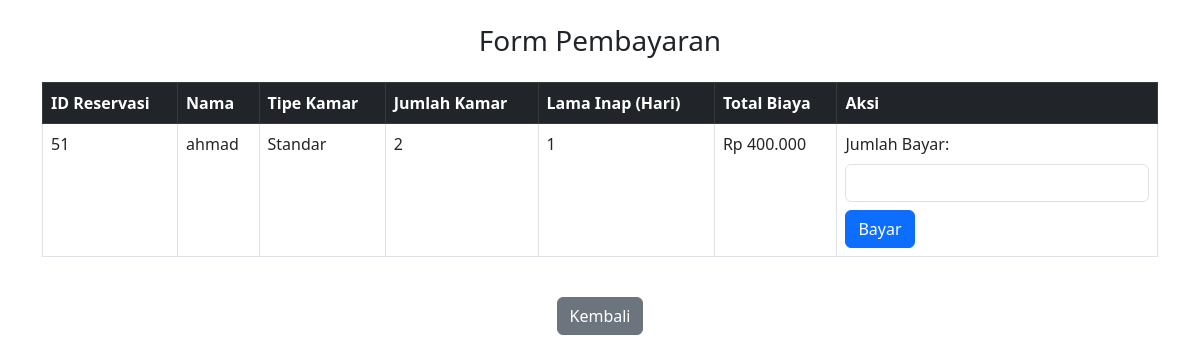
The app's page /form_pembayaran.php?id_reservasi=51 (signed in) with its own data.
### tables this page shows
CREATE TABLE `reservasi` (
  `id_reservasi` int NOT NULL,
  `id_tamu` int DEFAULT NULL,
  `id_kamar` int DEFAULT NULL,
  `jumlah_kamar` int NOT NULL,
  `checkin` date NOT NULL,
  `checkout` date NOT NULL,
  `lama_inap` int GENERATED ALWAYS AS ((to_days(`checkout`) - to_days(`checkin`))) STORED,
  `total_biaya` decimal(10,2) NOT NULL,
  `status_pembayaran` enum('Belum Dibayar','Dibayar','Pending','Gagal') DEFAULT NULL
);

CREATE TABLE `tbl_tamu` (
  `id_tamu` int NOT NULL,
  `nama` varchar(100) NOT NULL,
  `jk` enum('L','P') NOT NULL,
  `no_hp` varchar(15) NOT NULL,
  `alamat` text NOT NULL,
  `email` varchar(100) NOT NULL,
  `password` varchar(255) NOT NULL
);

CREATE TABLE `kamar` (
  `id_kamar` int NOT NULL,
  `nomor_kamar` varchar(10) NOT NULL,
  `tipe_kamar` enum('Standar','Deluxe','Suite') NOT NULL,
  `gambar` varchar(255) DEFAULT NULL,
  `harga` decimal(10,2) NOT NULL,
  `stok_kamar` int NOT NULL
);

### form_pembayaran.php (the view, shortened to what this page needs)
<?php
include 'koneksi/koneksi.php';
if (isset($_GET['id_reservasi'])) {
    $id_reservasi = $_GET['id_reservasi'];
    $query = "SELECT r.id_reservasi, r.total_biaya, r.status_pembayaran, t.nama, k.tipe_kamar, r.jumlah_kamar, r.checkin, r.checkout, r.lama_inap
    FROM reservasi r
    JOIN kamar k ON r.id_kamar = k.id_kamar
    JOIN tbl_tamu t ON r.id_tamu = t.id_tamu
    WHERE r.id_reservasi = ? AND r.status_pembayaran = 'Belum Dibayar'";
    $stmt = $conn->prepare($query);
    $stmt->bind_param("i", $id_reservasi);
    $stmt->execute();
    $result = $stmt->get_result();
    if ($result->num_rows == 1) {
        $row = $result->fetch_assoc();
    } else {
        header("Location: index.php?error=Reservasi tidak ditemukan atau sudah dibayar.");
        exit();
    }
} else {
    header("Location: index.php?error=ID Reservasi tidak ditemukan.");
    exit();
}
?>
<!DOCTYPE html>
<html lang="id">
<head>
    <link href="https://cdn.jsdelivr.net/npm/bootstrap@5.3.0-alpha1/dist/css/bootstrap.min.css" rel="stylesheet">
</head>
<body>
    <div class="container mt-4">
        <h3 class="text-center">Form Pembayaran</h3>
        <div class="table-responsive">
            <table class="table table-bordered mt-3">
                <thead class="table-dark">
                    <tr>
                        <th>ID Reservasi</th>
                        <th>Nama</th>
                        <th>Tipe Kamar</th>
                        <th>Jumlah Kamar</th>
                        <th>Lama Inap (Hari)</th>
                        <th>Total Biaya</th>
                        <th>Aksi</th>
                    </tr>
                </thead>
                <tbody>
                    <tr>
                        <td><?= $row['id_reservasi']; ?></td>
                        <td><?= $row['nama']; ?></td>
                        <td><?= $row['tipe_kamar']; ?></td>
                        <td><?= $row['jumlah_kamar']; ?></td>
                        <td><?= $row['lama_inap']; ?></td>
                        <td>Rp <?= number_format($row['total_biaya'], 0, ',', '.'); ?></td>
                        <td>
                            <form action="proses/proses_pembayaran.php" method="POST">
                                <label for="jumlah_dibayar" class="form-label">Jumlah Bayar:</label>
                                <input type="number" name="jumlah_dibayar" class="form-control" min="1" required>
                                <button type="submit" class="btn btn-primary mt-2">Bayar</button>
                            </form>
                        </td>
                    </tr>
                </tbody>
            </table>
        </div>
        <div class="text-center mt-4">
            <a href="index.php" class="btn btn-secondary">Kembali</a>
        </div>
    </div>
</body>
</html>

### records on screen
reservasi: id_reservasi "51", id_tamu.nama "ahmad", id_kamar.tipe_kamar "Standar", jumlah_kamar "2", lama_inap "1", total_biaya "400.000"
